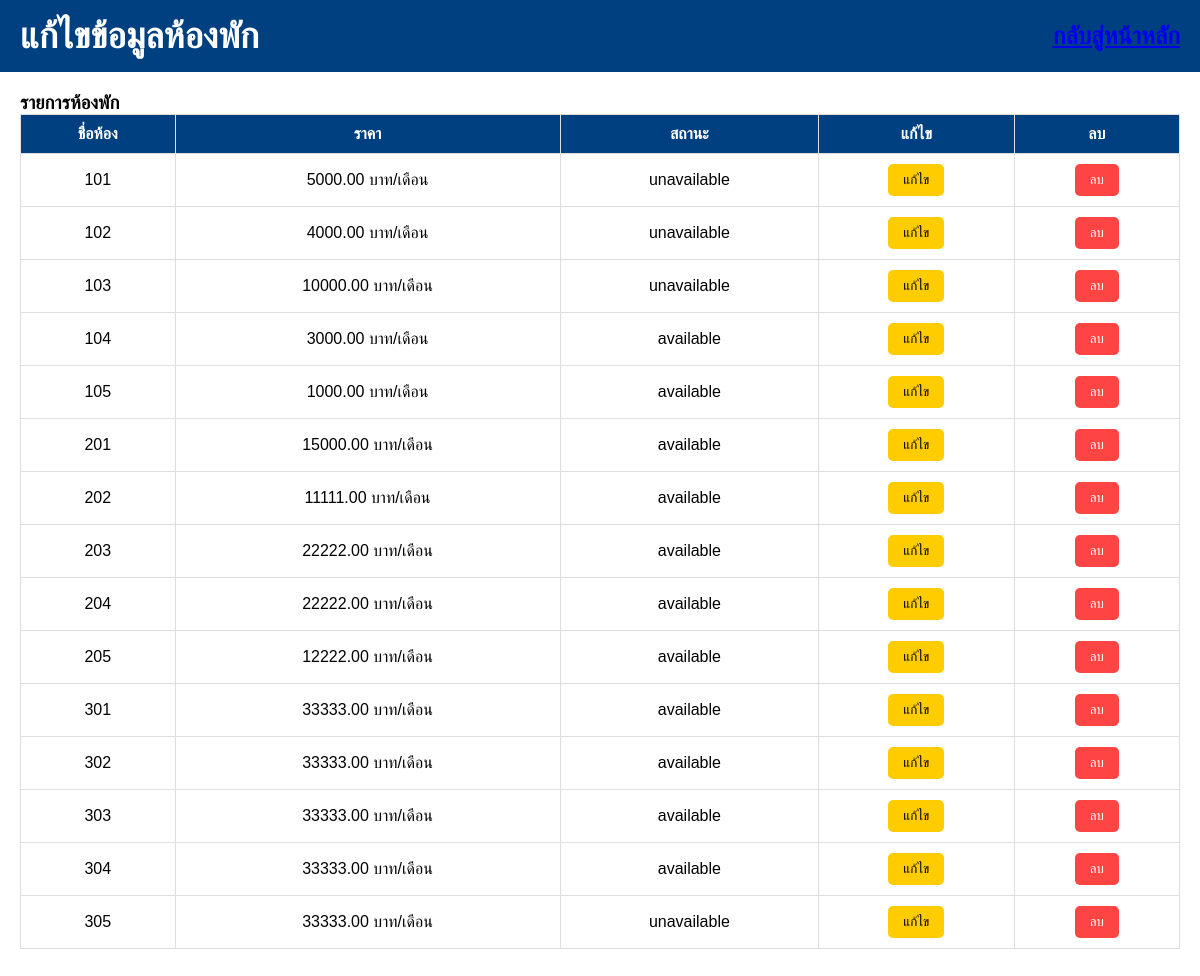
The page /edit_room.php on the database its author committed.
### tables this page shows
CREATE TABLE `rooms` (
  `room_id` int NOT NULL,
  `room_number` varchar(10) NOT NULL,
  `type` varchar(50) NOT NULL,
  `price` decimal(10,2) NOT NULL,
  `status` enum('available','unavailable','maintenance') DEFAULT 'available',
  `tenant_id` int DEFAULT NULL
);

### edit_room.php (the view, shortened to what this page needs)
<!DOCTYPE html>
<html lang="th">
<head>
    <link rel="stylesheet" href="styles.css">
    <link rel="stylesheet" href="edit_room.css">
</head>
<body>
    <header>
        <h2>แก้ไขข้อมูลห้องพัก</h2>
        <a href="index.html" class="back-button">กลับสู่หน้าหลัก</a>
    </header>
    <main>
        <section class="room-list">
            <h3>รายการห้องพัก</h3>
            <table>
                <thead>
                    <tr>
                        <th>ชื่อห้อง</th>
                        <th>ราคา</th>
                        <th>สถานะ</th>
                        <th>แก้ไข</th>
                        <th>ลบ</th>
                    </tr>
                </thead>
                <tbody>
                    <?php
                    include('dbconnect.php');
                    $sql = "SELECT * FROM rooms";
                    $result = $conn->query($sql);
                    if ($result->num_rows > 0) {
                        while($row = $result->fetch_assoc()) {
                            echo "<tr>
                                    <td>" . $row['room_number'] . "</td>
                                    <td>" . $row['price'] . " บาท/เดือน</td>
                                    <td>" . $row['status'] . "</td>
                                    <td><a href='edit_room.php?id=" . $row['room_id'] . "'><button class='edit-btn'>แก้ไข</button></a></td>
                                    <td><a href='delete_room.php?id=" . $row['room_id'] . "'><button class='delete-btn'>ลบ</button></a></td>
                                  </tr>";
                        }
                    } else {
                        echo "<tr><td colspan='5'>ไม่มีห้องพัก</td></tr>";
                    }
                    ?>
                </tbody>
            </table>
        </section>
    </main>
</body>
</html>

### styles.css (style rules this page uses)
* { margin: 0; padding: 0; box-sizing: border-box; font-family: 'Arial', sans-serif; }
body { display: flex; flex-direction: column; height: 100vh; }
header { display: flex; justify-content: space-between; align-items: center; background: #004080; color: white; padding: 15px 20px; font-size: 24px; font-weight: bold; }
main { flex: 1; padding: 20px; }

### edit_room.css (style rules this page uses)
.room-list table { width: 100%; border-collapse: collapse; margin-bottom: 20px; }
.room-list th, .room-list td { border: 1px solid #ddd; padding: 10px; text-align: center; }
.room-list th { background: #004080; color: white; }
.edit-btn, .delete-btn { padding: 8px 15px; border: none; cursor: pointer; border-radius: 5px; }
.edit-btn { background-color: #ffcc00; color: black; }
.delete-btn { background-color: #ff4444; color: white; }

### rows shown on the page
rooms: room_number "101", price "5000.00", status "unavailable"
rooms: room_number "102", price "4000.00", status "unavailable"
rooms: room_number "103", price "10000.00", status "unavailable"
rooms: room_number "104", price "3000.00", status "available"
rooms: room_number "105", price "1000.00", status "available"
rooms: room_number "201", price "15000.00", status "available"
rooms: room_number "202", price "11111.00", status "available"
rooms: room_number "203", price "22222.00", status "available"
rooms: room_number "204", price "22222.00", status "available"
rooms: room_number "205", price "12222.00", status "available"
rooms: room_number "301", price "33333.00", status "available"
rooms: room_number "302", price "33333.00", status "available"
rooms: room_number "303", price "33333.00", status "available"
rooms: room_number "304", price "33333.00", status "available"
rooms: room_number "305", price "33333.00", status "unavailable"
